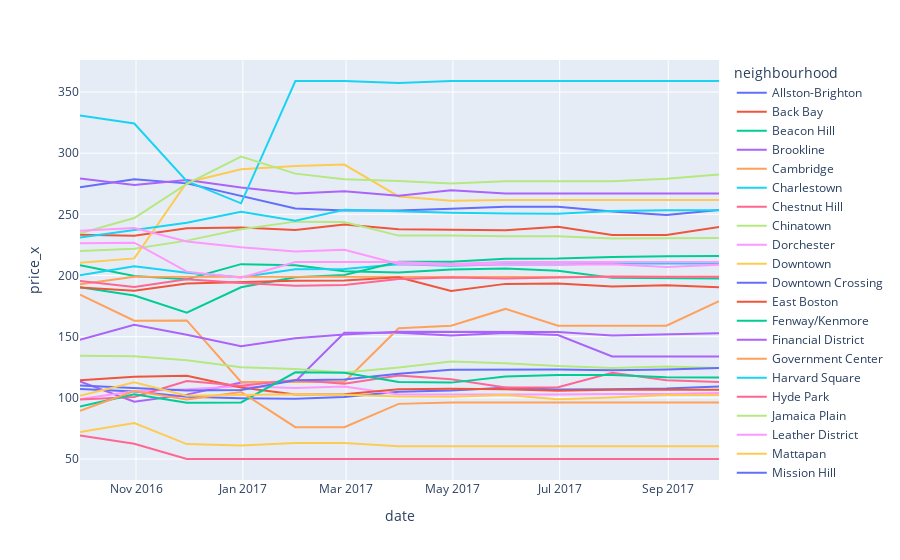

The code cell stored with this chart in its notebook:
### Code cell
# Find the average price of units for each neighborhood over time
df = expensive.groupby(['neighbourhood','date'])['price_x'].mean().reset_index()
fig = px.line(df, x="date", y="price_x", color='neighbourhood')
fig.show()

### Figure 1 — Plotly figure (JSON) as saved in the notebook; plotly's stock layout.template omitted (floating-point values rounded to 4 significant figures)
{"data": [{"hovertemplate": "neighbourhood=Allston-Brighton<br>date=%{x}<br>price_x=%{y}<extra></extra>", "legendgroup": "Allston-Brighton", "line": {"color": "#636efa", "dash": "solid"}, "mode": "lines", "name": "Allston-Brighton", "orientation": "v", "showlegend": true, "type": "scatter", "x": ["2016-09-30T00:00:00", "2016-10-31T00:00:00", "2016-11-30T00:00:00", "2016-12-31T00:00:00", "2017-01-31T00:00:00", "2017-02-28T00:00:00", "2017-03-31T00:00:00", "2017-04-30T00:00:00", "2017-05-31T00:00:00", "2017-06-30T00:00:00", "2017-07-31T00:00:00", "2017-08-31T00:00:00", "2017-09-30T00:00:00"], "xaxis": "x", "y": [107.3, 105.1, 100.9, 99.76, 99.24, 100.6, 105.0, 106.0, 108.2, 106.8, 107.0, 107.6, 109.3], "yaxis": "y"}, {"hovertemplate": "neighbourhood=Back Bay<br>date=%{x}<br>price_x=%{y}<extra></extra>", "legendgroup": "Back Bay", "line": {"color": "#EF553B", "dash": "solid"}, "mode": "lines", "name": "Back Bay", "orientation": "v", "showlegend": true, "type": "scatter", "x": ["2016-09-30T00:00:00", "2016-10-31T00:00:00", "2016-11-30T00:00:00", "2016-12-31T00:00:00", "2017-01-31T00:00:00", "2017-02-28T00:00:00", "2017-03-31T00:00:00", "2017-04-30T00:00:00", "2017-05-31T00:00:00", "2017-06-30T00:00:00", "2017-07-31T00:00:00", "2017-08-31T00:00:00", "2017-09-30T00:00:00"], "xaxis": "x", "y": [233.4, 232.4, 238.7, 239.3, 237.1, 241.8, 237.8, 237.5, 237.1, 239.8, 233.2, 233.1, 239.6], "yaxis": "y"}, {"hovertemplate": "neighbourhood=Beacon Hill<br>date=%{x}<br>price_x=%{y}<extra></extra>", "legendgroup": "Beacon Hill", "line": {"color": "#00cc96", "dash": "solid"}, "mode": "lines", "name": "Beacon Hill", "orientation": "v", "showlegend": true, "type": "scatter", "x": ["2016-09-30T00:00:00", "2016-10-31T00:00:00", "2016-11-30T00:00:00", "2016-12-31T00:00:00", "2017-01-31T00:00:00", "2017-02-28T00:00:00", "2017-03-31T00:00:00", "2017-04-30T00:00:00", "2017-05-31T00:00:00", "2017-06-30T00:00:00", "2017-07-31T00:00:00", "2017-08-31T00:00:00", "2017-09-30T00:00:00"], "xaxis": "x", "y": [208.5, 199.7, 197.0, 209.3, 208.4, 203.5, 202.5, 204.8, 205.8, 203.9, 198.2, 198.0, 197.5], "yaxis": "y"}, {"hovertemplate": "neighbourhood=Brookline<br>date=%{x}<br>price_x=%{y}<extra></extra>", "legendgroup": "Brookline", "line": {"color": "#ab63fa", "dash": "solid"}, "mode": "lines", "name": "Brookline", "orientation": "v", "showlegend": true, "type": "scatter", "x": ["2016-09-30T00:00:00", "2016-10-31T00:00:00", "2016-11-30T00:00:00", "2016-12-31T00:00:00", "2017-01-31T00:00:00", "2017-02-28T00:00:00", "2017-03-31T00:00:00", "2017-04-30T00:00:00", "2017-05-31T00:00:00", "2017-06-30T00:00:00", "2017-07-31T00:00:00", "2017-08-31T00:00:00", "2017-09-30T00:00:00"], "xaxis": "x", "y": [113.4, 96.86, 102.6, 112.5, 113.3, 153.2, 153.2, 151.0, 152.9, 151.4, 133.8, 133.8, 133.8], "yaxis": "y"}, {"hovertemplate": "neighbourhood=Cambridge<br>date=%{x}<br>price_x=%{y}<extra></extra>", "legendgroup": "Cambridge", "line": {"color": "#FFA15A", "dash": "solid"}, "mode": "lines", "name": "Cambridge", "orientation": "v", "showlegend": true, "type": "scatter", "x": ["2016-09-30T00:00:00", "2016-10-31T00:00:00", "2016-11-30T00:00:00", "2016-12-31T00:00:00", "2017-01-31T00:00:00", "2017-02-28T00:00:00", "2017-03-31T00:00:00", "2017-04-30T00:00:00", "2017-05-31T00:00:00", "2017-06-30T00:00:00", "2017-07-31T00:00:00", "2017-08-31T00:00:00", "2017-09-30T00:00:00"], "xaxis": "x", "y": [184.4, 163.1, 163.3, 113, 113, 113, 156.8, 159, 172.7, 159, 159, 159, 179], "yaxis": "y"}, {"hovertemplate": "neighbourhood=Charlestown<br>date=%{x}<br>price_x=%{y}<extra></extra>", "legendgroup": "Charlestown", "line": {"color": "#19d3f3", "dash": "solid"}, "mode": "lines", "name": "Charlestown", "orientation": "v", "showlegend": true, "type": "scatter", "x": ["2016-09-30T00:00:00", "2016-10-31T00:00:00", "2016-11-30T00:00:00", "2016-12-31T00:00:00", "2017-01-31T00:00:00", "2017-02-28T00:00:00", "2017-03-31T00:00:00", "2017-04-30T00:00:00", "2017-05-31T00:00:00", "2017-06-30T00:00:00", "2017-07-31T00:00:00", "2017-08-31T00:00:00", "2017-09-30T00:00:00"], "xaxis": "x", "y": [200.1, 207.5, 202.2, 198.6, 205.0, 205.4, 209.1, 208.1, 209.2, 209.0, 209.8, 209.8, 209.8], "yaxis": "y"}, {"hovertemplate": "neighbourhood=Chestnut Hill<br>date=%{x}<br>price_x=%{y}<extra></extra>", "legendgroup": "Chestnut Hill", "line": {"color": "#FF6692", "dash": "solid"}, "mode": "lines", "name": "Chestnut Hill", "orientation": "v", "showlegend": true, "type": "scatter", "x": ["2016-09-30T00:00:00", "2016-10-31T00:00:00", "2016-11-30T00:00:00", "2016-12-31T00:00:00", "2017-01-31T00:00:00", "2017-02-28T00:00:00", "2017-03-31T00:00:00", "2017-04-30T00:00:00", "2017-05-31T00:00:00", "2017-06-30T00:00:00", "2017-07-31T00:00:00", "2017-08-31T00:00:00", "2017-09-30T00:00:00"], "xaxis": "x", "y": [69.24, 62.44, 50, 50, 50, 50, 50, 50, 50, 50, 50, 50, 50], "yaxis": "y"}, {"hovertemplate": "neighbourhood=Chinatown<br>date=%{x}<br>price_x=%{y}<extra></extra>", "legendgroup": "Chinatown", "line": {"color": "#B6E880", "dash": "solid"}, "mode": "lines", "name": "Chinatown", "orientation": "v", "showlegend": true, "type": "scatter", "x": ["2016-09-30T00:00:00", "2016-10-31T00:00:00", "2016-11-30T00:00:00", "2016-12-31T00:00:00", "2017-01-31T00:00:00", "2017-02-28T00:00:00", "2017-03-31T00:00:00", "2017-04-30T00:00:00", "2017-05-31T00:00:00", "2017-06-30T00:00:00", "2017-07-31T00:00:00", "2017-08-31T00:00:00", "2017-09-30T00:00:00"], "xaxis": "x", "y": [220.1, 221.8, 228.5, 237.8, 244.0, 243.7, 232.6, 232.8, 232.1, 232.0, 230.2, 230.7, 230.7], "yaxis": "y"}, {"hovertemplate": "neighbourhood=Dorchester<br>date=%{x}<br>price_x=%{y}<extra></extra>", "legendgroup": "Dorchester", "line": {"color": "#FF97FF", "dash": "solid"}, "mode": "lines", "name": "Dorchester", "orientation": "v", "showlegend": true, "type": "scatter", "x": ["2016-09-30T00:00:00", "2016-10-31T00:00:00", "2016-11-30T00:00:00", "2016-12-31T00:00:00", "2017-01-31T00:00:00", "2017-02-28T00:00:00", "2017-03-31T00:00:00", "2017-04-30T00:00:00", "2017-05-31T00:00:00", "2017-06-30T00:00:00", "2017-07-31T00:00:00", "2017-08-31T00:00:00", "2017-09-30T00:00:00"], "xaxis": "x", "y": [99.04, 105.4, 106.9, 109.5, 108.1, 109.4, 102.7, 102.6, 103.0, 102.7, 103.2, 103.1, 104.0], "yaxis": "y"}, {"hovertemplate": "neighbourhood=Downtown<br>date=%{x}<br>price_x=%{y}<extra></extra>", "legendgroup": "Downtown", "line": {"color": "#FECB52", "dash": "solid"}, "mode": "lines", "name": "Downtown", "orientation": "v", "showlegend": true, "type": "scatter", "x": ["2016-09-30T00:00:00", "2016-10-31T00:00:00", "2016-11-30T00:00:00", "2016-12-31T00:00:00", "2017-01-31T00:00:00", "2017-02-28T00:00:00", "2017-03-31T00:00:00", "2017-04-30T00:00:00", "2017-05-31T00:00:00", "2017-06-30T00:00:00", "2017-07-31T00:00:00", "2017-08-31T00:00:00", "2017-09-30T00:00:00"], "xaxis": "x", "y": [210.5, 214.0, 276.1, 286.8, 289.5, 290.7, 264.6, 261.1, 261.8, 261.8, 261.8, 261.8, 261.8], "yaxis": "y"}, {"hovertemplate": "neighbourhood=Downtown Crossing<br>date=%{x}<br>price_x=%{y}<extra></extra>", "legendgroup": "Downtown Crossing", "line": {"color": "#636efa", "dash": "solid"}, "mode": "lines", "name": "Downtown Crossing", "orientation": "v", "showlegend": true, "type": "scatter", "x": ["2016-09-30T00:00:00", "2016-10-31T00:00:00", "2016-11-30T00:00:00", "2016-12-31T00:00:00", "2017-01-31T00:00:00", "2017-02-28T00:00:00", "2017-03-31T00:00:00", "2017-04-30T00:00:00", "2017-05-31T00:00:00", "2017-06-30T00:00:00", "2017-07-31T00:00:00", "2017-08-31T00:00:00", "2017-09-30T00:00:00"], "xaxis": "x", "y": [272.2, 278.7, 275.3, 265.1, 254.8, 253.1, 253.1, 254.6, 256.2, 256.2, 252.2, 249.4, 253.5], "yaxis": "y"}, {"hovertemplate": "neighbourhood=East Boston<br>date=%{x}<br>price_x=%{y}<extra></extra>", "legendgroup": "East Boston", "line": {"color": "#EF553B", "dash": "solid"}, "mode": "lines", "name": "East Boston", "orientation": "v", "showlegend": true, "type": "scatter", "x": ["2016-09-30T00:00:00", "2016-10-31T00:00:00", "2016-11-30T00:00:00", "2016-12-31T00:00:00", "2017-01-31T00:00:00", "2017-02-28T00:00:00", "2017-03-31T00:00:00", "2017-04-30T00:00:00", "2017-05-31T00:00:00", "2017-06-30T00:00:00", "2017-07-31T00:00:00", "2017-08-31T00:00:00", "2017-09-30T00:00:00"], "xaxis": "x", "y": [114.3, 117.2, 118.0, 108.4, 102.7, 103.0, 107.1, 107.5, 107.0, 105.8, 106.6, 106.6, 106.6], "yaxis": "y"}, {"hovertemplate": "neighbourhood=Fenway/Kenmore<br>date=%{x}<br>price_x=%{y}<extra></extra>", "legendgroup": "Fenway/Kenmore", "line": {"color": "#00cc96", "dash": "solid"}, "mode": "lines", "name": "Fenway/Kenmore", "orientation": "v", "showlegend": true, "type": "scatter", "x": ["2016-09-30T00:00:00", "2016-10-31T00:00:00", "2016-11-30T00:00:00", "2016-12-31T00:00:00", "2017-01-31T00:00:00", "2017-02-28T00:00:00", "2017-03-31T00:00:00", "2017-04-30T00:00:00", "2017-05-31T00:00:00", "2017-06-30T00:00:00", "2017-07-31T00:00:00", "2017-08-31T00:00:00", "2017-09-30T00:00:00"], "xaxis": "x", "y": [190.4, 183.7, 169.6, 190.4, 198.6, 200.3, 211.2, 211.3, 213.8, 213.9, 215.1, 215.8, 215.9], "yaxis": "y"}, {"hovertemplate": "neighbourhood=Financial District<br>date=%{x}<br>price_x=%{y}<extra></extra>", "legendgroup": "Financial District", "line": {"color": "#ab63fa", "dash": "solid"}, "mode": "lines", "name": "Financial District", "orientation": "v", "showlegend": true, "type": "scatter", "x": ["2016-09-30T00:00:00", "2016-10-31T00:00:00", "2016-11-30T00:00:00", "2016-12-31T00:00:00", "2017-01-31T00:00:00", "2017-02-28T00:00:00", "2017-03-31T00:00:00", "2017-04-30T00:00:00", "2017-05-31T00:00:00", "2017-06-30T00:00:00", "2017-07-31T00:00:00", "2017-08-31T00:00:00", "2017-09-30T00:00:00"], "xaxis": "x", "y": [279.3, 274.0, 278.0, 271.9, 267.1, 268.9, 265.1, 269.7, 267.1, 267.1, 267.1, 267.1, 267.1], "yaxis": "y"}, {"hovertemplate": "neighbourhood=Government Center<br>date=%{x}<br>price_x=%{y}<extra></extra>", "legendgroup": "Government Center", "line": {"color": "#FFA15A", "dash": "solid"}, "mode": "lines", "name": "Government Center", "orientation": "v", "showlegend": true, "type": "scatter", "x": ["2016-09-30T00:00:00", "2016-10-31T00:00:00", "2017-03-31T00:00:00", "2017-04-30T00:00:00", "2017-05-31T00:00:00", "2017-06-30T00:00:00", "2017-07-31T00:00:00", "2017-08-31T00:00:00", "2017-09-30T00:00:00"], "xaxis": "x", "y": [192.8, 199, 199, 199, 199, 199, 199, 199, 199], "yaxis": "y"}, {"hovertemplate": "neighbourhood=Harvard Square<br>date=%{x}<br>price_x=%{y}<extra></extra>", "legendgroup": "Harvard Square", "line": {"color": "#19d3f3", "dash": "solid"}, "mode": "lines", "name": "Harvard Square", "orientation": "v", "showlegend": true, "type": "scatter", "x": ["2016-09-30T00:00:00", "2016-10-31T00:00:00", "2016-11-30T00:00:00", "2016-12-31T00:00:00", "2017-01-31T00:00:00", "2017-02-28T00:00:00", "2017-03-31T00:00:00", "2017-04-30T00:00:00", "2017-05-31T00:00:00", "2017-06-30T00:00:00", "2017-07-31T00:00:00", "2017-08-31T00:00:00", "2017-09-30T00:00:00"], "xaxis": "x", "y": [330.8, 324.2, 277.2, 259, 359, 359, 357.4, 359, 359, 359, 359, 359, 359], "yaxis": "y"}, {"hovertemplate": "neighbourhood=Hyde Park<br>date=%{x}<br>price_x=%{y}<extra></extra>", "legendgroup": "Hyde Park", "line": {"color": "#FF6692", "dash": "solid"}, "mode": "lines", "name": "Hyde Park", "orientation": "v", "showlegend": true, "type": "scatter", "x": ["2016-09-30T00:00:00", "2016-10-31T00:00:00", "2016-11-30T00:00:00", "2016-12-31T00:00:00", "2017-01-31T00:00:00", "2017-02-28T00:00:00", "2017-03-31T00:00:00", "2017-04-30T00:00:00", "2017-05-31T00:00:00", "2017-06-30T00:00:00", "2017-07-31T00:00:00", "2017-08-31T00:00:00", "2017-09-30T00:00:00"], "xaxis": "x", "y": [98.55, 100.6, 113.7, 110.0, 114.7, 111.5, 118.2, 115.3, 108.5, 108.7, 120.5, 114.3, 113], "yaxis": "y"}, {"hovertemplate": "neighbourhood=Jamaica Plain<br>date=%{x}<br>price_x=%{y}<extra></extra>", "legendgroup": "Jamaica Plain", "line": {"color": "#B6E880", "dash": "solid"}, "mode": "lines", "name": "Jamaica Plain", "orientation": "v", "showlegend": true, "type": "scatter", "x": ["2016-09-30T00:00:00", "2016-10-31T00:00:00", "2016-11-30T00:00:00", "2016-12-31T00:00:00", "2017-01-31T00:00:00", "2017-02-28T00:00:00", "2017-03-31T00:00:00", "2017-04-30T00:00:00", "2017-05-31T00:00:00", "2017-06-30T00:00:00", "2017-07-31T00:00:00", "2017-08-31T00:00:00", "2017-09-30T00:00:00"], "xaxis": "x", "y": [134.3, 133.9, 130.7, 125.0, 123.5, 120.8, 124.8, 129.7, 128.3, 126.0, 124.3, 125.5, 124.4], "yaxis": "y"}, {"hovertemplate": "neighbourhood=Leather District<br>date=%{x}<br>price_x=%{y}<extra></extra>", "legendgroup": "Leather District", "line": {"color": "#FF97FF", "dash": "solid"}, "mode": "lines", "name": "Leather District", "orientation": "v", "showlegend": true, "type": "scatter", "x": ["2016-09-30T00:00:00", "2016-10-31T00:00:00", "2016-11-30T00:00:00", "2016-12-31T00:00:00", "2017-01-31T00:00:00", "2017-02-28T00:00:00", "2017-03-31T00:00:00", "2017-04-30T00:00:00", "2017-05-31T00:00:00", "2017-06-30T00:00:00", "2017-07-31T00:00:00", "2017-08-31T00:00:00", "2017-09-30T00:00:00"], "xaxis": "x", "y": [226.4, 226.8, 203.2, 198.2, 211, 211, 211, 209.4, 211, 211, 211, 211, 211], "yaxis": "y"}, {"hovertemplate": "neighbourhood=Mattapan<br>date=%{x}<br>price_x=%{y}<extra></extra>", "legendgroup": "Mattapan", "line": {"color": "#FECB52", "dash": "solid"}, "mode": "lines", "name": "Mattapan", "orientation": "v", "showlegend": true, "type": "scatter", "x": ["2016-09-30T00:00:00", "2016-10-31T00:00:00", "2016-11-30T00:00:00", "2016-12-31T00:00:00", "2017-01-31T00:00:00", "2017-02-28T00:00:00", "2017-03-31T00:00:00", "2017-04-30T00:00:00", "2017-05-31T00:00:00", "2017-06-30T00:00:00", "2017-07-31T00:00:00", "2017-08-31T00:00:00", "2017-09-30T00:00:00"], "xaxis": "x", "y": [72.15, 79.38, 62.2, 61, 63, 63, 60.52, 60.33, 60.33, 60.33, 60.33, 60.33, 60.33], "yaxis": "y"}, {"hovertemplate": "neighbourhood=Mission Hill<br>date=%{x}<br>price_x=%{y}<extra></extra>", "legendgroup": "Mission Hill", "line": {"color": "#636efa", "dash": "solid"}, "mode": "lines", "name": "Mission Hill", "orientation": "v", "showlegend": true, "type": "scatter", "x": ["2016-09-30T00:00:00", "2016-10-31T00:00:00", "2016-11-30T00:00:00", "2016-12-31T00:00:00", "2017-01-31T00:00:00", "2017-02-28T00:00:00", "2017-03-31T00:00:00", "2017-04-30T00:00:00", "2017-05-31T00:00:00", "2017-06-30T00:00:00", "2017-07-31T00:00:00", "2017-08-31T00:00:00", "2017-09-30T00:00:00"], "xaxis": "x", "y": [110.0, 108.1, 105.9, 106.3, 114.3, 115.1, 119.6, 123.0, 123.1, 123.2, 122.6, 123.2, 124.5], "yaxis": "y"}, {"hovertemplate": "neighbourhood=North End<br>date=%{x}<br>price_x=%{y}<extra></extra>", "legendgroup": "North End", "line": {"color": "#EF553B", "dash": "solid"}, "mode": "lines", "name": "North End", "orientation": "v", "showlegend": true, "type": "scatter", "x": ["2016-09-30T00:00:00", "2016-10-31T00:00:00", "2016-11-30T00:00:00", "2016-12-31T00:00:00", "2017-01-31T00:00:00", "2017-02-28T00:00:00", "2017-03-31T00:00:00", "2017-04-30T00:00:00", "2017-05-31T00:00:00", "2017-06-30T00:00:00", "2017-07-31T00:00:00", "2017-08-31T00:00:00", "2017-09-30T00:00:00"], "xaxis": "x", "y": [190.2, 187.6, 193.4, 194.7, 195.8, 195.9, 198.6, 187.4, 193.2, 193.5, 191.0, 192.0, 190.3], "yaxis": "y"}, {"hovertemplate": "neighbourhood=Roslindale<br>date=%{x}<br>price_x=%{y}<extra></extra>", "legendgroup": "Roslindale", "line": {"color": "#00cc96", "dash": "solid"}, "mode": "lines", "name": "Roslindale", "orientation": "v", "showlegend": true, "type": "scatter", "x": ["2016-09-30T00:00:00", "2016-10-31T00:00:00", "2016-11-30T00:00:00", "2016-12-31T00:00:00", "2017-01-31T00:00:00", "2017-02-28T00:00:00", "2017-03-31T00:00:00", "2017-04-30T00:00:00", "2017-05-31T00:00:00", "2017-06-30T00:00:00", "2017-07-31T00:00:00", "2017-08-31T00:00:00", "2017-09-30T00:00:00"], "xaxis": "x", "y": [93.0, 103.0, 96.06, 96.24, 120.9, 120.5, 112.9, 112.4, 117.5, 118.7, 118.7, 116.9, 116.5], "yaxis": "y"}, {"hovertemplate": "neighbourhood=Roxbury<br>date=%{x}<br>price_x=%{y}<extra></extra>", "legendgroup": "Roxbury", "line": {"color": "#ab63fa", "dash": "solid"}, "mode": "lines", "name": "Roxbury", "orientation": "v", "showlegend": true, "type": "scatter", "x": ["2016-09-30T00:00:00", "2016-10-31T00:00:00", "2016-11-30T00:00:00", "2016-12-31T00:00:00", "2017-01-31T00:00:00", "2017-02-28T00:00:00", "2017-03-31T00:00:00", "2017-04-30T00:00:00", "2017-05-31T00:00:00", "2017-06-30T00:00:00", "2017-07-31T00:00:00", "2017-08-31T00:00:00", "2017-09-30T00:00:00"], "xaxis": "x", "y": [147.5, 159.6, 151.6, 142.2, 148.7, 151.8, 154.0, 153.9, 153.8, 153.7, 151.0, 151.8, 152.8], "yaxis": "y"}, {"hovertemplate": "neighbourhood=Somerville<br>date=%{x}<br>price_x=%{y}<extra></extra>", "legendgroup": "Somerville", "line": {"color": "#FFA15A", "dash": "solid"}, "mode": "lines", "name": "Somerville", "orientation": "v", "showlegend": true, "type": "scatter", "x": ["2016-09-30T00:00:00", "2016-10-31T00:00:00", "2016-11-30T00:00:00", "2016-12-31T00:00:00", "2017-01-31T00:00:00", "2017-02-28T00:00:00", "2017-03-31T00:00:00", "2017-04-30T00:00:00", "2017-05-31T00:00:00", "2017-06-30T00:00:00", "2017-07-31T00:00:00", "2017-08-31T00:00:00", "2017-09-30T00:00:00"], "xaxis": "x", "y": [89.37, 105.5, 98.7, 104.8, 76, 76, 95.07, 96.2, 96.2, 96.2, 96.2, 96.2, 96.2], "yaxis": "y"}, {"hovertemplate": "neighbourhood=South Boston<br>date=%{x}<br>price_x=%{y}<extra></extra>", "legendgroup": "South Boston", "line": {"color": "#19d3f3", "dash": "solid"}, "mode": "lines", "name": "South Boston", "orientation": "v", "showlegend": true, "type": "scatter", "x": ["2016-09-30T00:00:00", "2016-10-31T00:00:00", "2016-11-30T00:00:00", "2016-12-31T00:00:00", "2017-01-31T00:00:00", "2017-02-28T00:00:00", "2017-03-31T00:00:00", "2017-04-30T00:00:00", "2017-05-31T00:00:00", "2017-06-30T00:00:00", "2017-07-31T00:00:00", "2017-08-31T00:00:00", "2017-09-30T00:00:00"], "xaxis": "x", "y": [231.0, 237.4, 243.2, 252.2, 244.8, 253.7, 252.3, 251.4, 250.6, 250.5, 252.7, 253.4, 253.4], "yaxis": "y"}, {"hovertemplate": "neighbourhood=South End<br>date=%{x}<br>price_x=%{y}<extra></extra>", "legendgroup": "South End", "line": {"color": "#FF6692", "dash": "solid"}, "mode": "lines", "name": "South End", "orientation": "v", "showlegend": true, "type": "scatter", "x": ["2016-09-30T00:00:00", "2016-10-31T00:00:00", "2016-11-30T00:00:00", "2016-12-31T00:00:00", "2017-01-31T00:00:00", "2017-02-28T00:00:00", "2017-03-31T00:00:00", "2017-04-30T00:00:00", "2017-05-31T00:00:00", "2017-06-30T00:00:00", "2017-07-31T00:00:00", "2017-08-31T00:00:00", "2017-09-30T00:00:00"], "xaxis": "x", "y": [195.5, 190.6, 197.0, 193.9, 191.5, 192.3, 197.2, 198.4, 197.6, 198.2, 199.2, 199.1, 198.9], "yaxis": "y"}, {"hovertemplate": "neighbourhood=Theater District<br>date=%{x}<br>price_x=%{y}<extra></extra>", "legendgroup": "Theater District", "line": {"color": "#B6E880", "dash": "solid"}, "mode": "lines", "name": "Theater District", "orientation": "v", "showlegend": true, "type": "scatter", "x": ["2016-09-30T00:00:00", "2016-10-31T00:00:00", "2016-11-30T00:00:00", "2016-12-31T00:00:00", "2017-01-31T00:00:00", "2017-02-28T00:00:00", "2017-03-31T00:00:00", "2017-04-30T00:00:00", "2017-05-31T00:00:00", "2017-06-30T00:00:00", "2017-07-31T00:00:00", "2017-08-31T00:00:00", "2017-09-30T00:00:00"], "xaxis": "x", "y": [234.5, 247.0, 274.8, 297.2, 283.3, 278.7, 277.3, 275.3, 277.1, 277.1, 277.1, 279.1, 282.6], "yaxis": "y"}, {"hovertemplate": "neighbourhood=West End<br>date=%{x}<br>price_x=%{y}<extra></extra>", "legendgroup": "West End", "line": {"color": "#FF97FF", "dash": "solid"}, "mode": "lines", "name": "West End", "orientation": "v", "showlegend": true, "type": "scatter", "x": ["2016-09-30T00:00:00", "2016-10-31T00:00:00", "2016-11-30T00:00:00", "2016-12-31T00:00:00", "2017-01-31T00:00:00", "2017-02-28T00:00:00", "2017-03-31T00:00:00", "2017-04-30T00:00:00", "2017-05-31T00:00:00", "2017-06-30T00:00:00", "2017-07-31T00:00:00", "2017-08-31T00:00:00", "2017-09-30T00:00:00"], "xaxis": "x", "y": [236.7, 238.8, 227.8, 223.0, 219.6, 221.0, 209.4, 208.6, 209.0, 208.9, 209.2, 206.9, 208.8], "yaxis": "y"}, {"hovertemplate": "neighbourhood=West Roxbury<br>date=%{x}<br>price_x=%{y}<extra></extra>", "legendgroup": "West Roxbury", "line": {"color": "#FECB52", "dash": "solid"}, "mode": "lines", "name": "West Roxbury", "orientation": "v", "showlegend": true, "type": "scatter", "x": ["2016-09-30T00:00:00", "2016-10-31T00:00:00", "2016-11-30T00:00:00", "2016-12-31T00:00:00", "2017-01-31T00:00:00", "2017-02-28T00:00:00", "2017-03-31T00:00:00", "2017-04-30T00:00:00", "2017-05-31T00:00:00", "2017-06-30T00:00:00", "2017-07-31T00:00:00", "2017-08-31T00:00:00", "2017-09-30T00:00:00"], "xaxis": "x", "y": [101.6, 112.8, 101.7, 102.3, 103.0, 102.6, 101.2, 100.9, 102.2, 98.9, 100.2, 102.3, 102.3], "yaxis": "y"}], "layout": {"legend": {"title": {"text": "neighbourhood"}, "tracegroupgap": 0}, "margin": {"t": 60}, "xaxis": {"anchor": "y", "domain": [0, 1], "title": {"text": "date"}}, "yaxis": {"anchor": "x", "domain": [0, 1], "title": {"text": "price_x"}}}}
